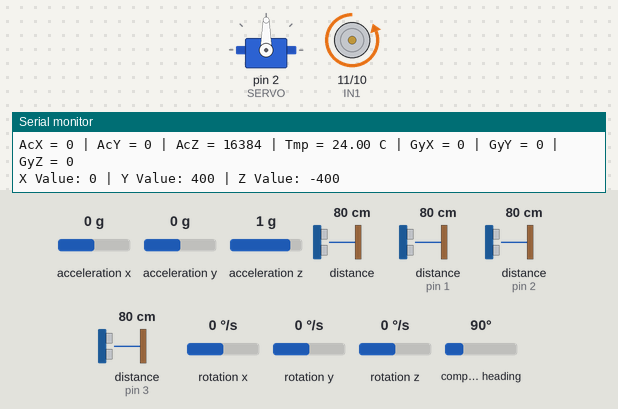
A sketch run on a simulated Arduino Uno, built with avr-gcc and run on an emulated ATmega328P. On the bench: servo, motor-driver pin pairs drawn as motors (green arrow = first pin HIGH = forward, orange = second pin HIGH = backward, longer = more drive, scaled by the enable pin), the last lines printed to the serial monitor. Wiring (inferred from the names in the program): HMC5883L compass at I2C address 0x1E; MPU-6050 motion sensor at I2C address 0x68. The inputs (shaded band) are chosen by the test bench; at power-on: acceleration x 0 g, distance to the obstacle (sensors on pin 1, pin 2, pin 3) 80 cm, acceleration y 0 g, acceleration z 1 g, distance to the obstacle 80 cm, rotation x 0 °/s, rotation y 0 °/s, rotation z 0 °/s, compass heading 90°.

Above: at 1.2 s.
1.3 s: acceleration x set to -1.4 g
4.3 s: distance to the obstacle (sensor on pin 1) set to 2 cm
At 4.3 s:
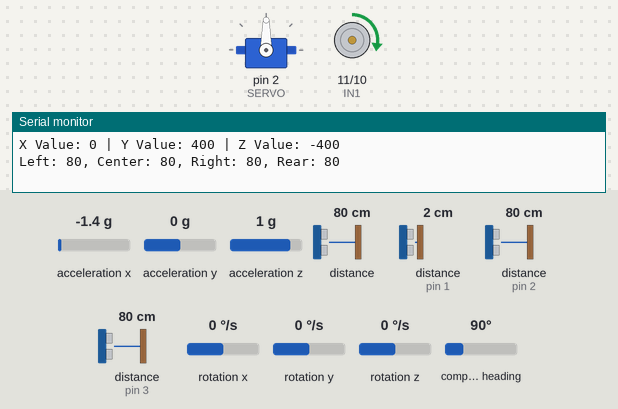
7.3 s: distance to the obstacle (sensor on pin 2) set to 2 cm
At 9.0 s:
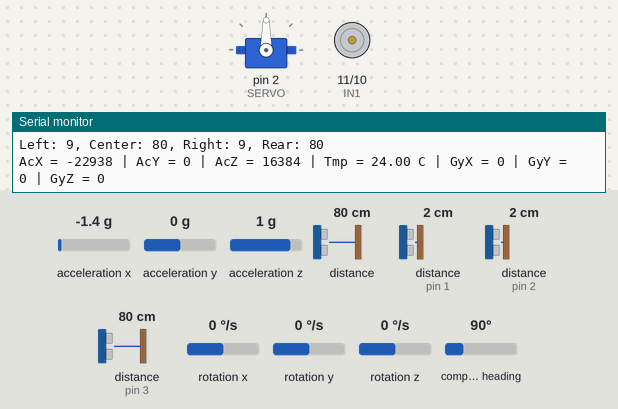
9.8 s: acceleration y set to -1.4 g
12.8 s: distance to the obstacle (sensor on pin 3) set to 2 cm
15.8 s: acceleration z set to 0 g
At 17.2 s:
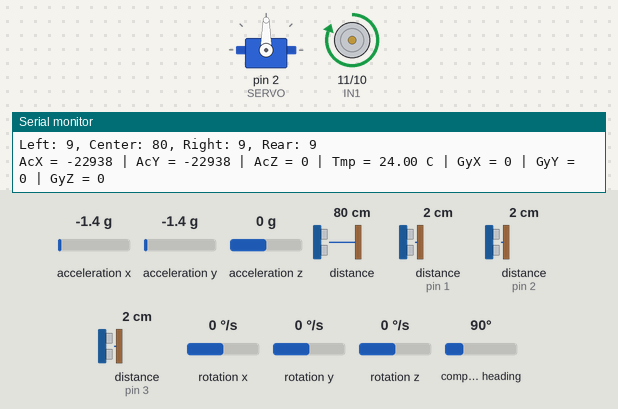
Timing chart, 0 to 19.8 s (numbered marks = the images above; inputs shaded):
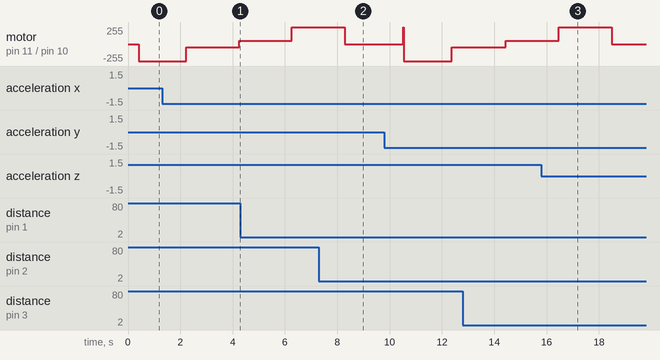

The sketch:

folkrace1.ino
```cpp
#include <Servo.h>
#include <SharpIR.h>
#include<Wire.h>

const int MPU_addr=0x68;  // I2C address of the MPU-6050
const int HMC_addr=0x1E;
int16_t AcX,AcY,AcZ,Tmp,GyX,GyY,GyZ;

int IN1=11;
int IN2=10;
int ENA=9;
int SERVO = 2;
int START=4;  //start race via the remote
int KILL=5;   //cut power to the motor
int timer;
// analog inputs from ir-sensors
// analog input from US sensor
// i2c bus, accelerometer and compass

Servo myservo;  // create servo object to control the servo
int pos = 90;    // variable to store the servo position, start in the middle = straigth forward
SharpIR fdist(0,25,90,1080);
SharpIR fldist(1,25,90,1080);
SharpIR frdist(2,25,90,1080);
SharpIR rdist(3,25,90,1080);
//
//    ir: the pin where your sensor is attached.
//    25: the number of readings the library will make before calculating an average distance.
//    93: the difference between two consecutive measurements to be taken as valid (in %)
//    model: is an int that determines your sensor:  1080 for GP2Y0A21Y, 20150 for GP2Y0A02Y
//


void setup()
{
 pinMode(IN1,OUTPUT);
 pinMode(IN2,OUTPUT);
 myservo.attach(SERVO);
 myservo.write(pos);              // tell servo to go to position in variable 'pos'
Wire.begin();
Wire.beginTransmission(MPU_addr);
Wire.write(0x6B);  // PWR_MGMT_1 register
Wire.write(0);     // set to zero (wakes up the MPU-6050)
Wire.endTransmission(true);
Wire.beginTransmission(HMC_addr); //start talking to compass
Wire.write(0x02); // Set the Register
Wire.write(0x00); // Tell the HMC5883 to Continuously Measure
Wire.endTransmission(true);
 delay(15);                       // waits 15ms for the servo to reach the position
//Debugmode?
 Serial.begin(9600);

}

void loop()
{
  //Wait for startsignal...
 //Read inputs
 //Forward looking IR sensors
 int fdis = fdist.distance();
 int fldis = fldist.distance();
 int frdis = frdist.distance();
 int rdis = rdist.distance();
//Accelerometer
//Compass

readI2C();


 //


 Serial.print("Left: ");
 Serial.print(fldis);
 Serial.print(", Center: ");
 Serial.print(fdis);
 Serial.print(", Right: ");
 Serial.print(frdis);
 Serial.print(", Rear: ");
 Serial.println(rdis);
 //

 if (timer == 1){
  setSpeed(255);
  forward();
  }

if (timer == 10){
  setSpeed(50);
  }

if (timer == 20){
reverse();
}

if (timer == 30){
  setSpeed(255);
  }

if (timer == 40){
  setSpeed(0);
  }


if (timer == 50){
  timer=0;
  }

 timer = timer+1;
 delay(10);
}


void setSpeed(int speed)
{
  analogWrite(ENA, speed); // motor speed
   Serial.print("Speed set to: ");
    Serial.println(speed);
}

void forward()
{
 digitalWrite(IN1,LOW);// rotate forward
 digitalWrite(IN2,HIGH);
 Serial.println("Forward!");
}

void reverse()
{
  digitalWrite(IN1,HIGH);// rotate reverse
  digitalWrite(IN2,LOW);
   Serial.println("Reverse!");
}

void setServo(int POS){
  myservo.write(POS);
  }

void readI2C(){
  Wire.beginTransmission(MPU_addr);
  Wire.write(0x3B);  // starting with register 0x3B (ACCEL_XOUT_H)
  Wire.endTransmission(false);
  Wire.requestFrom(MPU_addr,14,true);  // request a total of 14 registers
  AcX=Wire.read()<<8|Wire.read();  // 0x3B (ACCEL_XOUT_H) & 0x3C (ACCEL_XOUT_L)
  AcY=Wire.read()<<8|Wire.read();  // 0x3D (ACCEL_YOUT_H) & 0x3E (ACCEL_YOUT_L)
  AcZ=Wire.read()<<8|Wire.read();  // 0x3F (ACCEL_ZOUT_H) & 0x40 (ACCEL_ZOUT_L)
  Tmp=Wire.read()<<8|Wire.read();  // 0x41 (TEMP_OUT_H) & 0x42 (TEMP_OUT_L)
  GyX=Wire.read()<<8|Wire.read();  // 0x43 (GYRO_XOUT_H) & 0x44 (GYRO_XOUT_L)
  GyY=Wire.read()<<8|Wire.read();  // 0x45 (GYRO_YOUT_H) & 0x46 (GYRO_YOUT_L)
  GyZ=Wire.read()<<8|Wire.read();  // 0x47 (GYRO_ZOUT_H) & 0x48 (GYRO_ZOUT_L)
  Serial.print("AcX = "); Serial.print(AcX);
  Serial.print(" | AcY = "); Serial.print(AcY);
  Serial.print(" | AcZ = "); Serial.print(AcZ);
  Serial.print(" | Tmp = "); Serial.print(Tmp/340.00+36.53);  //equation for temperature in degrees C from datasheet
  Serial.print(" C");
  Serial.print(" | GyX = "); Serial.print(GyX);
  Serial.print(" | GyY = "); Serial.print(GyY);
  Serial.print(" | GyZ = "); Serial.println(GyZ);

  int x,y,z; //triple axis data

  //Tell the HMC what regist to begin writing data into
  Wire.beginTransmission(HMC_addr);
  Wire.write(0x03); //start with register 3.
  Wire.endTransmission();


 //Read the data.. 2 bytes for each axis.. 6 total bytes
  Wire.requestFrom(HMC_addr, 6);
  if(6<=Wire.available()){
    x = Wire.read()<<8; //MSB  x
    x |= Wire.read(); //LSB  x
    z = Wire.read()<<8; //MSB  z
    z |= Wire.read(); //LSB z
    y = Wire.read()<<8; //MSB y
    y |= Wire.read(); //LSB y
  }

  // Show Values
  Serial.print("X Value: ");
  Serial.print(x);
  Serial.print(" | Y Value: ");
  Serial.print(y);
  Serial.print(" | Z Value: ");
  Serial.print(z);
  Serial.println();
  }
```
